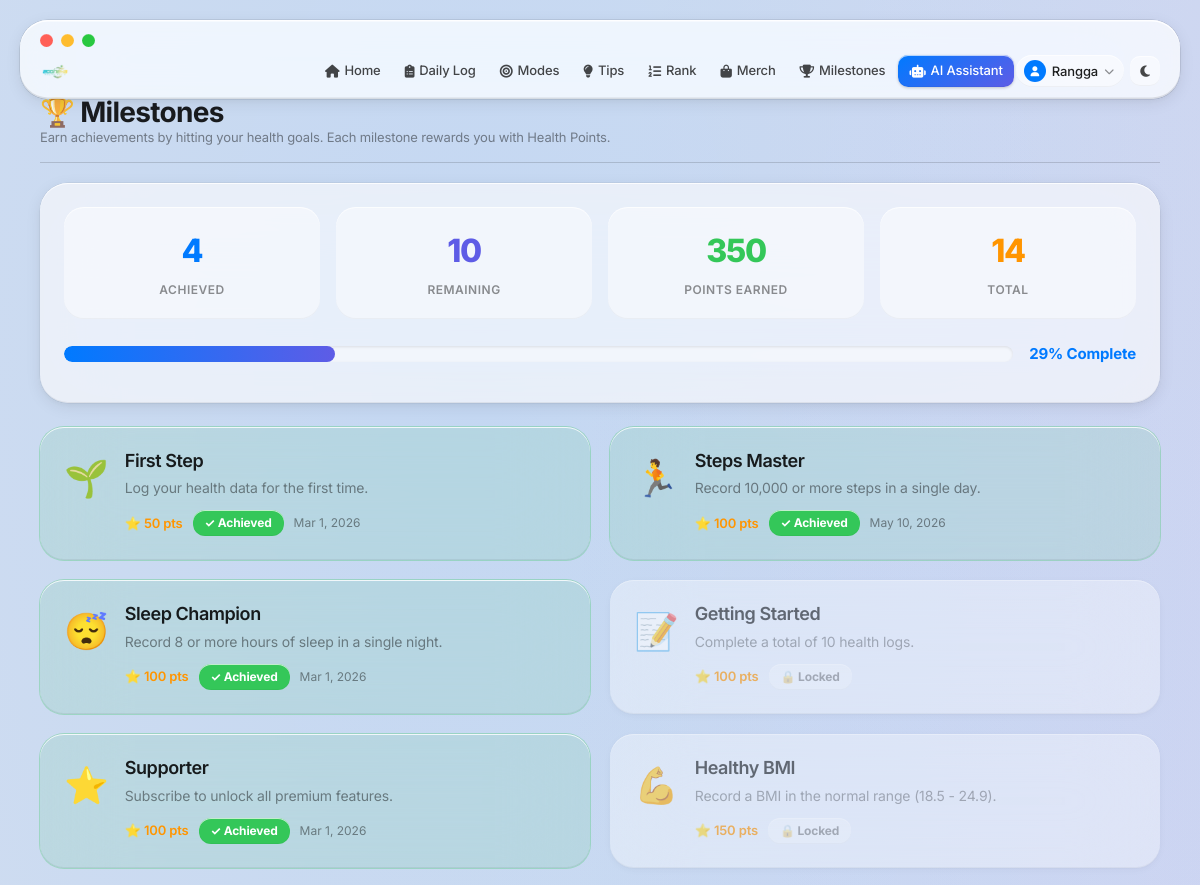
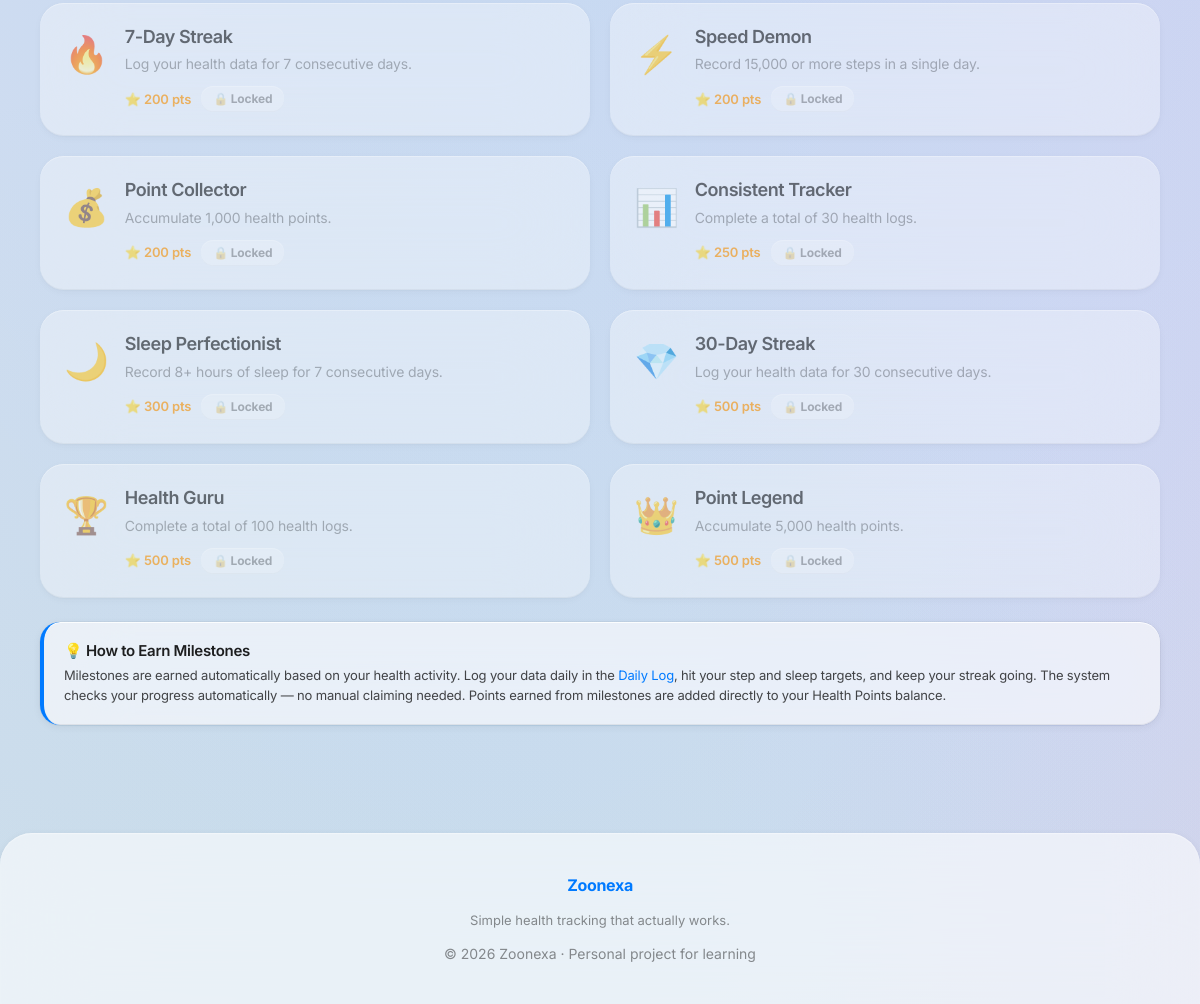
The page /milestone.php (signed in) on the database its author committed (2 pictures, top to bottom).
### tables this page shows
CREATE TABLE `milestones` (
  `id` int(11) NOT NULL AUTO_INCREMENT,
  `code` varchar(50) NOT NULL,
  `title` varchar(100) NOT NULL,
  `description` varchar(255) NOT NULL,
  `icon` varchar(10) NOT NULL,
  `reward_points` int(11) DEFAULT 0,
  `created_at` timestamp NOT NULL DEFAULT current_timestamp(),
  PRIMARY KEY (`id`),
  UNIQUE KEY `code` (`code`)
);

### config.php (called while the page is built, shortened)
<?php
function e($string) {
    return htmlspecialchars($string ?? '', ENT_QUOTES, 'UTF-8');
}
function isLoggedIn() {
    return isset($_SESSION['user_id']) && !empty($_SESSION['user_id']);
}
?>

### milestone.php (the view, shortened to what this page needs)
<?php
require 'config.php';
$user_id = $_SESSION['user_id'];
$stmt = $mysqli->prepare("SELECT * FROM milestones ORDER BY reward_points ASC");
$stmt->execute();
$result = $stmt->get_result();
$allMilestones = $result->fetch_all(MYSQLI_ASSOC);
$stmt = $mysqli->prepare("
    SELECT milestone_id, achieved_at FROM user_milestones WHERE user_id = ?
");
$stmt->bind_param("i", $user_id);
$stmt->execute();
$result = $stmt->get_result();
$achievedMap = [];
while ($row = $result->fetch_assoc()) {
    $achievedMap[$row['milestone_id']] = $row['achieved_at'];
}
$totalMilestonePoints = 0;
$achievedCount = 0;
foreach ($allMilestones as $m) {
    if (isset($achievedMap[$m['id']])) {
        $totalMilestonePoints += $m['reward_points'];
        $achievedCount++;
    }
}
include 'header.php';
?>
<section class="page-section">
  <div class="page-header">
    <div>
      <h1>🏆 Milestones</h1>
      <p class="muted">Earn achievements by hitting your health goals. Each milestone rewards you with Health Points.</p>
    </div>
  </div>
  <div class="card big-card">
    <div class="milestone-summary">
      <div class="milestone-stat">
        <span class="milestone-stat-value" style="color: var(--primary);"><?php echo $achievedCount; ?></span>
        <span class="milestone-stat-label">Achieved</span>
      </div>
      <div class="milestone-stat">
        <span class="milestone-stat-value" style="color: var(--secondary);"><?php echo count($allMilestones) - $achievedCount; ?></span>
        <span class="milestone-stat-label">Remaining</span>
      </div>
      <div class="milestone-stat">
        <span class="milestone-stat-value" style="color: var(--success);"><?php echo number_format($totalMilestonePoints); ?></span>
        <span class="milestone-stat-label">Points Earned</span>
      </div>
      <div class="milestone-stat">
        <span class="milestone-stat-value" style="color: var(--warning);"><?php echo count($allMilestones); ?></span>
        <span class="milestone-stat-label">Total</span>
      </div>
    </div>
    <div class="milestone-progress-bar-wrapper">
      <div class="milestone-progress-bar">
        <div class="milestone-progress-fill" style="width: <?php echo ($achievedCount / count($allMilestones)) * 100; ?>%;"></div>
      </div>
      <span class="milestone-progress-text"><?php echo round(($achievedCount / count($allMilestones)) * 100); ?>% Complete</span>
    </div>
  </div>
  <div class="milestone-grid">
    <?php foreach ($allMilestones as $m):
        $achieved = isset($achievedMap[$m['id']]);
    ?>
    <div class="milestone-card <?php echo $achieved ? 'milestone-achieved' : 'milestone-locked'; ?>">
      <div class="milestone-card-icon"><?php echo $m['icon']; ?></div>
      <div class="milestone-card-body">
        <h3><?php echo e($m['title']); ?></h3>
        <p class="muted"><?php echo e($m['description']); ?></p>
        <div class="milestone-card-footer">
          <span class="milestone-reward">⭐ <?php echo $m['reward_points']; ?> pts</span>
          <?php if ($achieved): ?>
            <span class="milestone-badge achieved">✓ Achieved</span>
            <span class="milestone-date small muted">
              <?php echo date('M j, Y', strtotime($achievedMap[$m['id']])); ?>
            </span>
          <?php else: ?>
            <span class="milestone-badge locked">🔒 Locked</span>
          <?php endif; ?>
        </div>
      </div>
    </div>
    <?php endforeach; ?>
  </div>
  <div class="info-card" style="margin-top: 24px;">
    <h3>💡 How to Earn Milestones</h3>
    <p>
      Milestones are earned automatically based on your health activity. Log your data daily in the
      <a href="health_log.php">Daily Log</a>, hit your step and sleep targets, and keep your streak going.
      The system checks your progress automatically — no manual claiming needed. Points earned from milestones
      are added directly to your Health Points balance.
    </p>
  </div>
</section>
<?php include 'footer.php'; ?>

### header.php (shortened to what this page needs)
<!DOCTYPE html>
<html lang="en">
<head>
  <link rel="stylesheet" href="https://cdnjs.cloudflare.com/ajax/libs/font-awesome/6.4.0/css/all.min.css">
  <link rel="stylesheet" href="style.css">
</head>
<body>
<header class="site-header mac-window-header">
  <div class="mac-traffic-lights">
    <div class="mac-btn close"></div>
    <div class="mac-btn minimize"></div>
    <div class="mac-btn maximize"></div>
  </div>
  <div class="header-inner">
    <a href="index.php" class="logo">
      <div class="logo-large">
        <img src="zoonexa-logo.png" alt="Zoonexa Logo" class="logo-image" style="height: 40px; width: auto;">
      </div>
    </a>
    <nav class="main-nav" id="mainNav">
      <?php if (isLoggedIn()): ?>
        <a href="index.php"><i class="fas fa-home"></i> <span class="nav-label">Home</span></a>
        <a href="health_log.php"><i class="fas fa-clipboard-list"></i> <span class="nav-label">Daily Log</span></a>
        <a href="health_modes.php"><i class="fas fa-bullseye"></i> <span class="nav-label">Modes</span></a>
        <a href="tips.php"><i class="fas fa-lightbulb"></i> <span class="nav-label">Tips</span></a>
        <a href="leaderboard.php"><i class="fas fa-list-ol"></i> <span class="nav-label">Rank</span></a>
        <a href="merchandise.php"><i class="fas fa-shopping-bag"></i> <span class="nav-label">Merch</span></a>
        <a href="milestone.php" class="nav-milestone"><i class="fas fa-trophy"></i> <span class="nav-label">Milestones</span></a>
        <a href="chatbot.php" class="nav-chatbot">
          <i class="fas fa-robot"></i> <span class="nav-label">AI Assistant</span>
        </a>
        <div class="nav-user">
          <button class="nav-username" type="button" aria-haspopup="true" aria-expanded="false" id="userMenuBtn">
            <i class="fas fa-user"></i>
            <span><?php echo e($_SESSION['username']); ?></span>
            <i class="fas fa-chevron-down nav-chevron"></i>
          </button>
        </div>
      <?php else: ?>
        <a href="login.php"><i class="fas fa-sign-in-alt"></i> <span class="nav-label">Login</span></a>
        <a href="register.php" class="nav-cta"><i class="fas fa-rocket"></i> <span class="nav-label">Get Started</span></a>
      <?php endif; ?>
      <button type="button" class="theme-toggle" id="theme-toggle" aria-label="Toggle theme">
        <i class="fas fa-moon"></i>
      </button>
    </nav>
  </div>
</header>
<main class="page"><?php  ?>

### footer.php (shortened to what this page needs)
</main>
<footer class="site-footer">
  <div class="footer-inner">
    <div class="footer-brand">
      <span class="logo-text small">Zoonexa</span>
    </div>
    <div class="footer-links">
      <span class="muted small">Simple health tracking that actually works.</span>
    </div>
    <div class="footer-meta small">
      © <?php echo date('Y'); ?> Zoonexa · Personal project for learning
    </div>
  </div>
</footer>
</body>
</html>

### rows shown on the page
milestones: icon "🌱", title "First Step", description "Log your health data for the first time.", reward_points "50", id "Mar 1, 2026"
milestones: icon "🏃", title "Steps Master", description "Record 10,000 or more steps in a single day.", reward_points "100", id "May 10, 2026"
milestones: icon "😴", title "Sleep Champion", description "Record 8 or more hours of sleep in a single night.", reward_points "100", id "Mar 1, 2026"
milestones: icon "📝", title "Getting Started", description "Complete a total of 10 health logs.", reward_points "100", shows "🔒 Locked"
milestones: icon "⭐", title "Supporter", description "Subscribe to unlock all premium features.", reward_points "100", id "Mar 1, 2026"
milestones: icon "💪", title "Healthy BMI", description "Record a BMI in the normal range (18.5 - 24.9).", reward_points "150", shows "🔒 Locked"
milestones: icon "🔥", title "7-Day Streak", description "Log your health data for 7 consecutive days.", reward_points "200", shows "🔒 Locked"
milestones: icon "⚡", title "Speed Demon", description "Record 15,000 or more steps in a single day.", reward_points "200", shows "🔒 Locked"
milestones: icon "💰", title "Point Collector", description "Accumulate 1,000 health points.", reward_points "200", shows "🔒 Locked"
milestones: icon "📊", title "Consistent Tracker", description "Complete a total of 30 health logs.", reward_points "250", shows "🔒 Locked"
milestones: icon "🌙", title "Sleep Perfectionist", description "Record 8+ hours of sleep for 7 consecutive days.", reward_points "300", shows "🔒 Locked"
milestones: icon "💎", title "30-Day Streak", description "Log your health data for 30 consecutive days.", reward_points "500", shows "🔒 Locked"
milestones: icon "🏆", title "Health Guru", description "Complete a total of 100 health logs.", reward_points "500", shows "🔒 Locked"
milestones: icon "👑", title "Point Legend", description "Accumulate 5,000 health points.", reward_points "500", shows "🔒 Locked"

### other values the page prints
$_SESSION['username'] "Rangga"
$achievedCount "4"
count($allMilestones) - $achievedCount "10"
$totalMilestonePoints "350"
count($allMilestones) "14"
